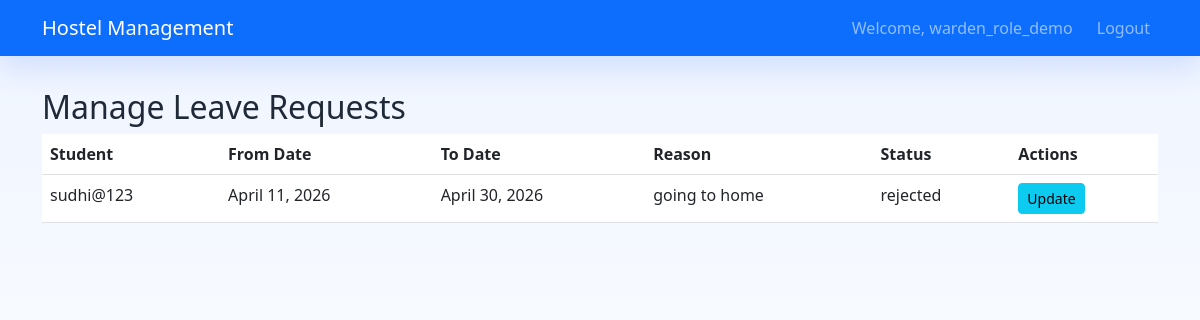
Page /accounts/admin/leaves/ (signed in) on the committed database.
### accounts/models.py (models this page shows, shortened)
class User(AbstractUser):
    ROLE_CHOICES = [
        ('student', 'Student'),
        ('admin', 'Admin'),
        ('warden', 'Warden'),
    ]
    role = models.CharField(max_length=10, choices=ROLE_CHOICES, default='student')

### leaves/models.py (models this page shows, shortened)
class LeaveRequest(models.Model):
    STATUS_CHOICES = [
        ('pending', 'Pending'),
        ('approved', 'Approved'),
        ('rejected', 'Rejected'),
    ]
    student = models.ForeignKey(settings.AUTH_USER_MODEL, on_delete=models.CASCADE)
    from_date = models.DateField()
    to_date = models.DateField()
    reason = models.TextField()
    status = models.CharField(max_length=10, choices=STATUS_CHOICES, default='pending')
    created_at = models.DateTimeField(auto_now_add=True)

### accounts/views.py (the view)
# urls.py: path('admin/leaves/', views.admin_leaves, name='admin_leaves'),
@login_required
def admin_leaves(request):
    if not is_management_user(request.user):
        return redirect('login')
    leaves = LeaveRequest.objects.all().order_by('-created_at')
    return render(request, 'admin_leaves.html', {'leaves': leaves})

### accounts/views.py (called while the page is built)
def is_management_user(user):
    return getattr(user, 'role', None) in {'admin', 'warden'}

### templates/admin_leaves.html (shortened to what this page needs)
{% extends 'base.html' %}
{% block content %}
<h2>Manage Leave Requests</h2>
<table class="table">
    <thead>
        <tr>
            <th>Student</th>
            <th>From Date</th>
            <th>To Date</th>
            <th>Reason</th>
            <th>Status</th>
            <th>Actions</th>
        </tr>
    </thead>
    <tbody>
        {% for leave in leaves %}
        <tr>
            <td>{{ leave.student.username }}</td>
            <td>{{ leave.from_date }}</td>
            <td>{{ leave.to_date }}</td>
            <td>{{ leave.reason }}</td>
            <td>{{ leave.status }}</td>
            <td>
                <a href="{% url 'update_leave_status' leave.id %}" class="btn btn-sm btn-info">Update</a>
            </td>
        </tr>
        {% endfor %}
    </tbody>
</table>
{% endblock %}

### templates/base.html (shortened to what this page needs)
<!DOCTYPE html>
<html lang="en">
<head>
    <link href="https://cdn.jsdelivr.net/npm/bootstrap@5.3.0/dist/css/bootstrap.min.css" rel="stylesheet">
</head>
<body>
    <nav class="navbar navbar-expand-lg navbar-dark bg-primary">
        <div class="container">
            {% if user.is_authenticated %}
                {% if user.role == 'student' %}
                    <a class="navbar-brand" href="{% url 'student_dashboard' %}">Hostel Management</a>
                {% elif user.role == 'warden' %}
                    <a class="navbar-brand" href="{% url 'warden_dashboard' %}">Hostel Management</a>
                {% else %}
                    <a class="navbar-brand" href="{% url 'admin_dashboard' %}">Hostel Management</a>
                {% endif %}
            {% else %}
                <a class="navbar-brand" href="{% url 'home' %}">Hostel Management</a>
            {% endif %}
            {% if user.is_authenticated %}
                <div class="navbar-nav ms-auto">
                    <span class="navbar-text me-3">Welcome, {{ user.username }}</span>
                    <a class="nav-link" href="{% url 'logout' %}">Logout</a>
                </div>
            {% endif %}
        </div>
    </nav>
    <div class="page-shell">
        <div class="{% block container_class %}container{% endblock %}">
            {% block content %}{% endblock %}
        </div>
    </div>
</body>
</html>

### templates/base.html (style rules this page uses)
body { min-height: 100vh; background: linear-gradient(180deg, #eef4ff 0%, #f8fbff 45%, #ffffff 100%); color: #1f2937; }
.navbar { box-shadow: 0 12px 30px rgba(37, 99, 235, 0.15); }
.page-shell { padding: 2rem 0 3rem; }

### rows in the picture
User: username "warden_role_demo"
LeaveRequest: student.username "sudhi@123", from_date "April 11, 2026", to_date "April 30, 2026", reason "going to home", status "rejected"
